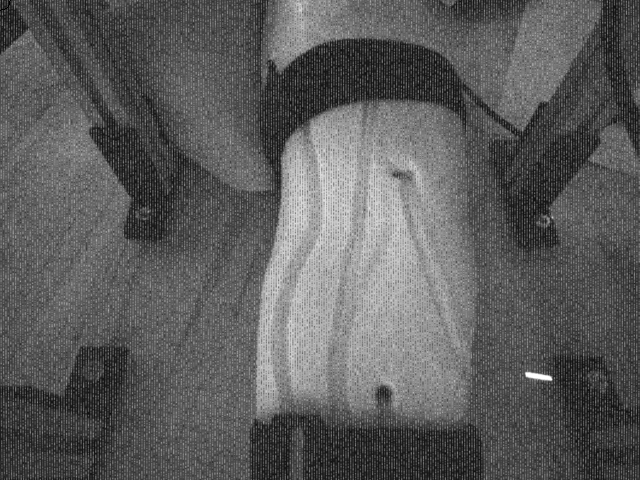
#> input picture fake_arm_19.png, 640 x 480 px, found by its file name
$ python vein_detect.py
#> lines starting #> are read from the running program, lines starting #| are printed output that depends on the picture; after the words box and inside, x2 and y2 are one past the last pixel; in counts of white or black regions, pixels touching at a corner belong together
import cv2
import numpy as np
import matplotlib
from matplotlib.pyplot import imshow
from matplotlib import pyplot as plt

im_gray = cv2.imread("fake_arm_19.png", cv2.IMREAD_GRAYSCALE)
#> im_gray is the input picture: shape (480, 640); min 0, max 255, mean 92.7
_, mask = cv2.threshold(im_gray, thresh=180, maxval=255, type=cv2.THRESH_BINARY_INV)
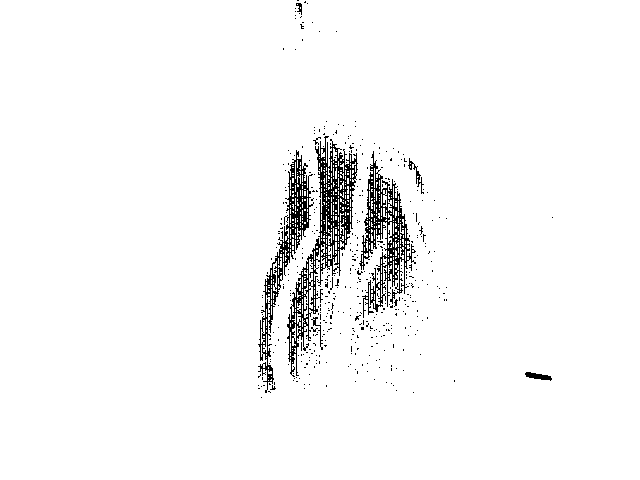
#> mask: shape (480, 640); 96.7% white; black in thin lines or dots, all inside (x1, y1, x2, y2) = (258, 0, 553, 398)
im_thresh_gray = cv2.bitwise_and(im_gray, mask)
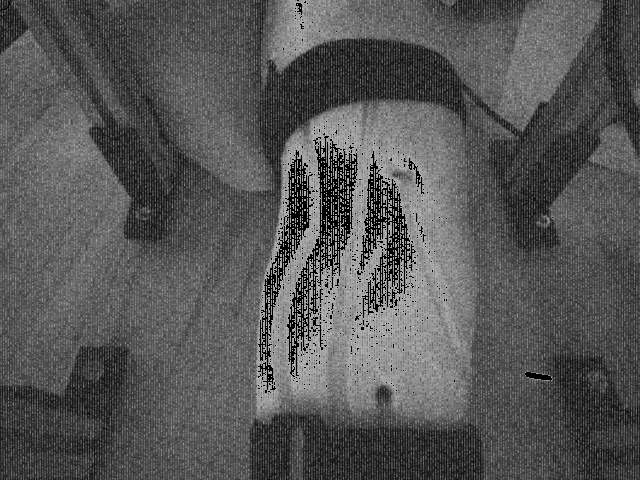
#> im_thresh_gray: shape (480, 640); min 0, max 180, mean 86.3

blur_image = cv2.medianBlur(im_gray,7)
cv2.imshow("blur",blur_image)

###
edge_img = cv2.Canny(blur_image,30,80)
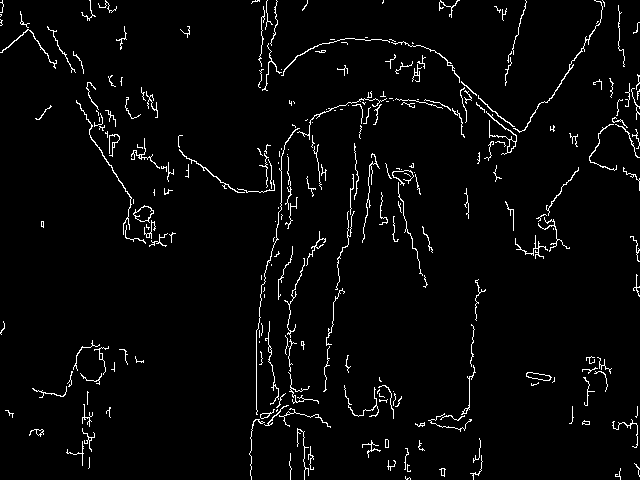
#> edge_img: shape (480, 640); 3.1% white in thin lines or dots
cv2.imshow("edge_prefilter",edge_img)

# dilate
kernel = np.ones((3,3), np.uint8)
canned = cv2.dilate(edge_img, kernel, iterations = 2)
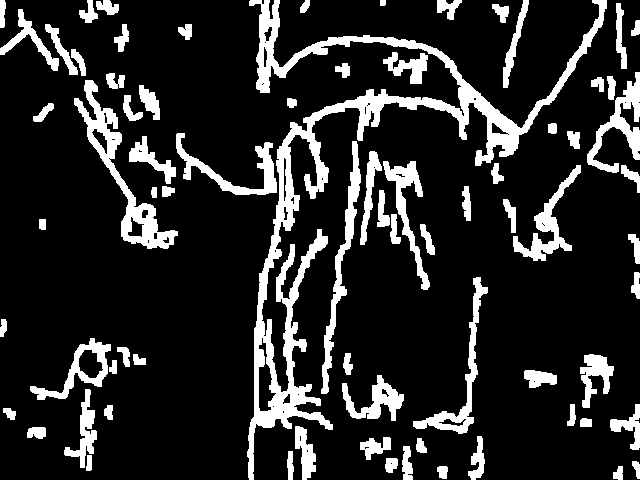
#> canned: shape (480, 640); 15.9% white; 75 white regions, largest, box (x1, y1, x2, y2) and area: (247, 0, 607, 480) 16412, (74, 80, 178, 249) 3267, (321, 141, 361, 394) 1917
cv2.imshow("e2",canned)

# Display everything here
#cv2.imshow("im_gray", im_gray)
#cv2.imshow("im_thresh_gray", im_thresh_gray)
cv2.waitKey(0)
